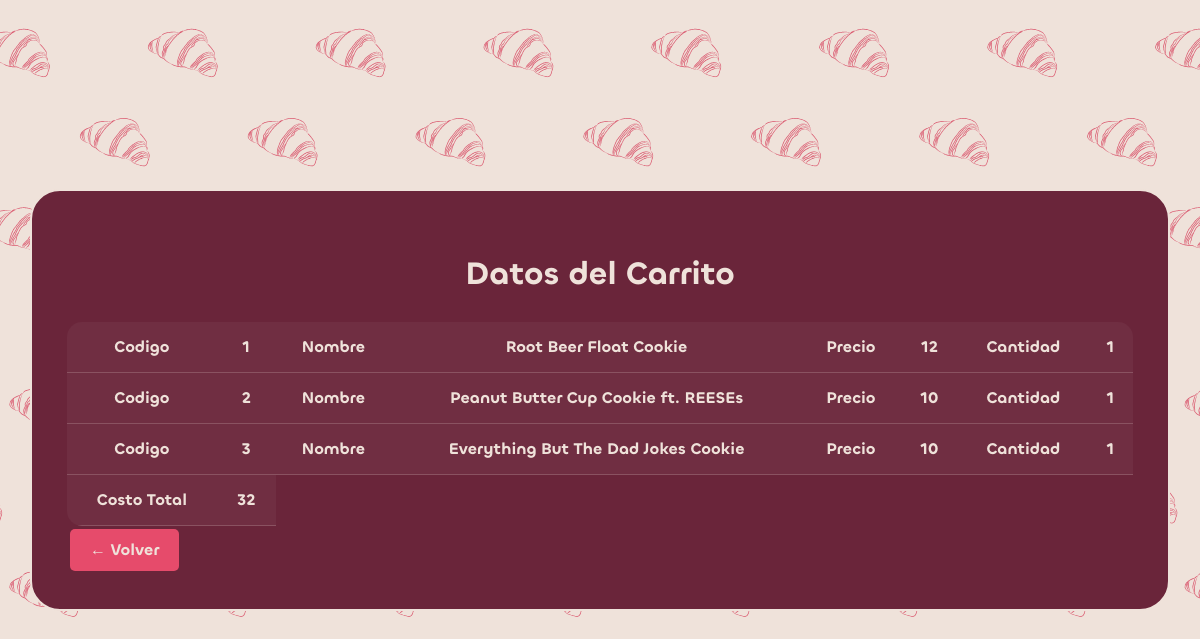
Page /Carrito/leerCarrito.php?ID=11 on the committed database.
### tables this page shows
CREATE TABLE IF NOT EXISTS `Carrito` (
  `Productos_Codigo` INT NOT NULL,
  `Pedidos_ID` INT NOT NULL,
  `Cantidad` INT NULL DEFAULT NULL,
  `CostoTotal` INT NULL DEFAULT NULL,
  PRIMARY KEY (`Productos_Codigo`, `Pedidos_ID`),
  INDEX `fk_Productos_has_Pedidos_Pedidos1_idx` (`Pedidos_ID` ASC) ,
  INDEX `fk_Productos_has_Pedidos_Productos1_idx` (`Productos_Codigo` ASC) ,
  CONSTRAINT `fk_Productos_has_Pedidos_Productos1`
    FOREIGN KEY (`Productos_Codigo`)
    REFERENCES `Productos` (`Codigo`)
    ON DELETE NO ACTION
    ON UPDATE NO ACTION,
  CONSTRAINT `fk_Productos_has_Pedidos_Pedidos1`
    FOREIGN KEY (`Pedidos_ID`)
    REFERENCES `Pedidos` (`ID`)
    ON DELETE NO ACTION
    ON UPDATE NO ACTION);

CREATE TABLE IF NOT EXISTS `Productos` (
  `Codigo` INT NOT NULL AUTO_INCREMENT,
  `Nombre` VARCHAR(45) NULL DEFAULT NULL,
  `Descripcion` VARCHAR(225) NULL DEFAULT NULL,
  `imagen` VARCHAR(200) NULL DEFAULT NULL,
  `Precio` VARCHAR(45) NULL DEFAULT NULL,
  `Stock` VARCHAR(45) NULL DEFAULT NULL,
  `Estado` VARCHAR(45) NULL DEFAULT NULL,
  `Detallado` VARCHAR(2000) NULL DEFAULT NULL,
  PRIMARY KEY (`Codigo`));

### Carrito/leerCarrito.php (the view, shortened to what this page needs)
<?php
$usuario = "root";
$contraseña = "";
$direccion = "localhost";
$baseDeDatos = "MYMS";
$conexion = new mysqli($direccion, $usuario, $contraseña, $baseDeDatos);
$Pedidos_ID=$_GET['ID'];
$sql = "SELECT * FROM carrito JOIN productos ON carrito.Productos_Codigo=productos.Codigo WHERE carrito.Pedidos_ID='$Pedidos_ID'";
$resultado = $conexion->query($sql);
?>
<!DOCTYPE html>
<html lang="es">
<head>
    <link rel="stylesheet" href="../tipografia/Fonts/WEB/css/chillax.css">
</head>
<body>
<div>
<h2>Datos del Carrito</h2>
<table>
<?php
if ($resultado->num_rows > 0) {
$CostoTotal=0;
    while($fila = $resultado->fetch_assoc()) {
    echo "<tr>";
    echo "<td class='titulo'>Codigo</td>";
    echo "<td>".$fila["Codigo"]."</td>";
    echo "<td class='titulo'>Nombre</td>";
    echo "<td>".$fila["Nombre"]."</td>";
    echo "<td class='titulo'>Precio</td>";
    echo "<td>".$fila["Precio"]."</td>";
    echo "<td class='titulo'>Cantidad</td>";
    echo "<td>".$fila["Cantidad"]."</td>";
    echo "</tr>";
    $CostoTotal= $CostoTotal+$fila['Cantidad']*$fila['Precio'];
}
    echo "<td class='titulo'>Costo Total</td>";
    echo "<td>".$CostoTotal."</td>";
}
    else {
    echo "No se encontraron productos en el carrito.";
}
?>
</table>
<button class="volver" onclick="history.back()">← Volver</button><br>
</div>
</body>
</html>

### Carrito/leerCarrito.php (style rules this page uses)
* { font-family: 'Chillax-Semibold'; box-sizing: border-box; }
body { background-image: url(../imagenes/2.png); display: flex; justify-content: center; align-items: center; min-height: 100vh; margin: 0; }
div { width: 95%; max-width: 1200px; padding: 35px; background-color: #6A253A; border: 2px solid #EFE2DA; border-radius: 30px; color: #EFE2DA; }
h2 { text-align: center; margin-bottom: 25px; font-size: 32px; }
table { width: 100%; border-collapse: collapse; overflow: hidden; border-radius: 15px; }
td { padding: 14px; text-align: center; border-bottom: 1px solid rgba(239, 226, 218, 0.2); color: #EFE2DA; }
tr { background-color: rgba(255,255,255,0.04); transition: 0.3s; }
button { padding: 8px 14px; margin: 3px; border: none; border-radius: 8px; cursor: pointer; transition: 0.3s; color: #EFE2DA; }
.volver { padding: 10px 20px; border: none; color: #EFE2DA; border-radius: 5px; background: #E64B6B; cursor: pointer; font-size: 16px; }

### rows in the picture
carrito: Productos_Codigo.Codigo "1", Productos_Codigo.Nombre "Root Beer Float Cookie", Productos_Codigo.Precio "12", Cantidad "1"
carrito: Productos_Codigo.Codigo "2", Productos_Codigo.Nombre "Peanut Butter Cup Cookie ft. REESEs", Productos_Codigo.Precio "10", Cantidad "1"
carrito: Productos_Codigo.Codigo "3", Productos_Codigo.Nombre "Everything But The Dad Jokes Cookie", Productos_Codigo.Precio "10", Cantidad "1"

### other values in the picture
$CostoTotal "32"
